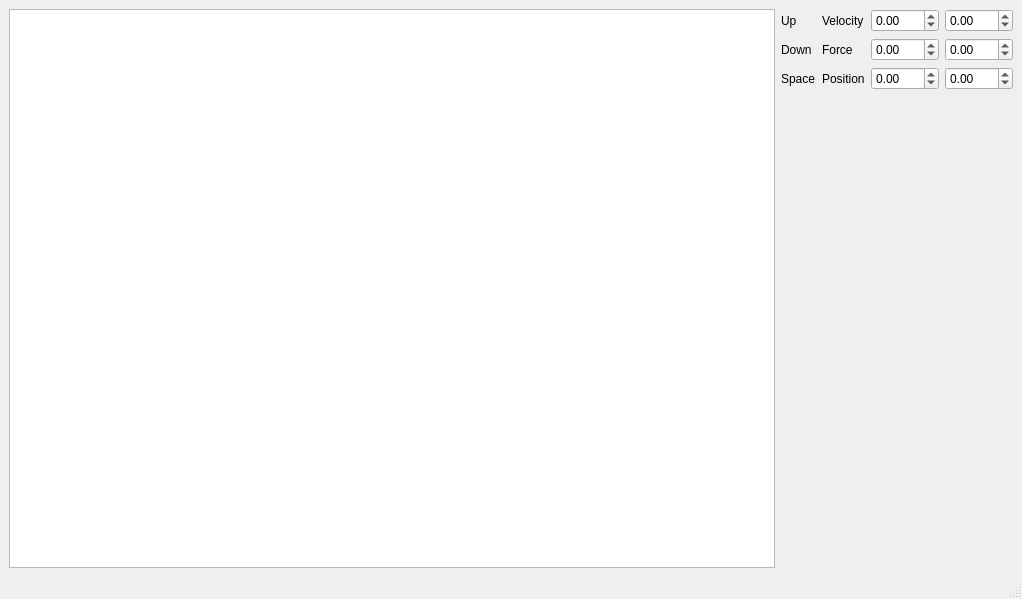
<?xml version="1.0" encoding="UTF-8"?>
<ui version="4.0">
 <class>MainWindow</class>
 <widget class="QMainWindow" name="MainWindow">
  <property name="geometry">
   <rect>
    <x>0</x>
    <y>0</y>
    <width>1022</width>
    <height>599</height>
   </rect>
  </property>
  <property name="windowTitle">
   <string>MainWindow</string>
  </property>
  <widget class="QWidget" name="centralwidget">
   <layout class="QHBoxLayout" name="horizontalLayout">
    <item>
     <widget class="QGraphicsView" name="graphicsView"/>
    </item>
    <item>
     <layout class="QGridLayout" name="gridLayout">
      <item row="3" column="3">
       <widget class="QDoubleSpinBox" name="doubleSpinBoxPY">
        <property name="minimum">
         <double>-200.000000000000000</double>
        </property>
        <property name="maximum">
         <double>200.990000000000009</double>
        </property>
       </widget>
      </item>
      <item row="1" column="1">
       <widget class="QLabel" name="label_2">
        <property name="text">
         <string>Velocity</string>
        </property>
       </widget>
      </item>
      <item row="3" column="2">
       <widget class="QDoubleSpinBox" name="doubleSpinBoxPX">
        <property name="minimum">
         <double>-200.000000000000000</double>
        </property>
        <property name="maximum">
         <double>200.990000000000009</double>
        </property>
       </widget>
      </item>
      <item row="4" column="2">
       <spacer name="verticalSpacer">
        <property name="orientation">
         <enum>Qt::Vertical</enum>
        </property>
        <property name="sizeHint" stdset="0">
         <size>
          <width>20</width>
          <height>40</height>
         </size>
        </property>
       </spacer>
      </item>
      <item row="1" column="3">
       <widget class="QDoubleSpinBox" name="doubleSpinBoxVY">
        <property name="minimum">
         <double>-200.000000000000000</double>
        </property>
        <property name="maximum">
         <double>200.990000000000009</double>
        </property>
       </widget>
      </item>
      <item row="3" column="1">
       <widget class="QLabel" name="label_6">
        <property name="text">
         <string>Position</string>
        </property>
       </widget>
      </item>
      <item row="2" column="1">
       <widget class="QLabel" name="label">
        <property name="text">
         <string>Force</string>
        </property>
       </widget>
      </item>
      <item row="1" column="2">
       <widget class="QDoubleSpinBox" name="doubleSpinBoxVX">
        <property name="minimum">
         <double>-200.000000000000000</double>
        </property>
        <property name="maximum">
         <double>200.990000000000009</double>
        </property>
       </widget>
      </item>
      <item row="2" column="2">
       <widget class="QDoubleSpinBox" name="doubleSpinBoxFX">
        <property name="minimum">
         <double>-200.000000000000000</double>
        </property>
        <property name="maximum">
         <double>200.990000000000009</double>
        </property>
       </widget>
      </item>
      <item row="2" column="3">
       <widget class="QDoubleSpinBox" name="doubleSpinBoxFY">
        <property name="minimum">
         <double>-200.000000000000000</double>
        </property>
        <property name="maximum">
         <double>200.990000000000009</double>
        </property>
       </widget>
      </item>
      <item row="2" column="0">
       <widget class="QLabel" name="label_3">
        <property name="text">
         <string>Down</string>
        </property>
       </widget>
      </item>
      <item row="1" column="0">
       <widget class="QLabel" name="label_4">
        <property name="text">
         <string>Up</string>
        </property>
       </widget>
      </item>
      <item row="3" column="0">
       <widget class="QLabel" name="label_5">
        <property name="text">
         <string>Space</string>
        </property>
       </widget>
      </item>
     </layout>
    </item>
   </layout>
  </widget>
  <widget class="QMenuBar" name="menubar">
   <property name="geometry">
    <rect>
     <x>0</x>
     <y>0</y>
     <width>1022</width>
     <height>22</height>
    </rect>
   </property>
  </widget>
  <widget class="QStatusBar" name="statusbar"/>
 </widget>
 <resources/>
 <connections/>
</ui>
